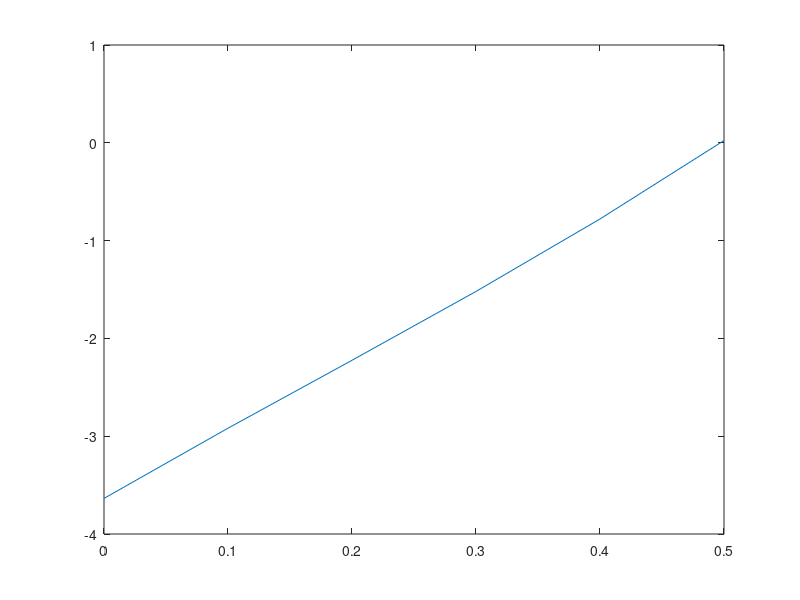

Write MATLAB code to recreate this figure.

clear
mu = 1; % local service rate
c = 10; %cost efficient
k = 10;
lambda = 4;
rho = lambda/mu;

x = 0:.1:.5;

y = (k.*lambda.^3.*(1-rho).^3./(c.^2.*rho.^3)).*(1 + 1./(rho.^(x+1)-1)).^2 + (rho.^(x+1)-1)./log(rho) - x - 1;

plot(x,y)